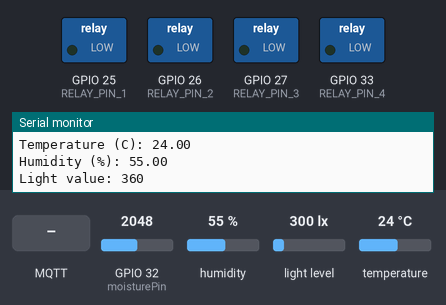
A sketch run on a simulated ESP32. Parts: switched loads named in the sketch (green lamp = pin HIGH), the last lines printed to the serial monitor. Wiring (inferred from the names in the program): BH1750 light sensor at I2C address 0x23. The inputs (shaded band) are chosen by the test bench; at power-on: GPIO 32 (moisturePin) = 2048, humidity 55 %, light level 300 lx, temperature 24 °C. WiFi joins after 1.5 s; servers stay silent unless stated; no MQTT or app messages arrive unless stated.

Above: at 3.2 s.
3.3 s: MQTT message "1" arrives on the second subscribed topic
At 5.0 s:
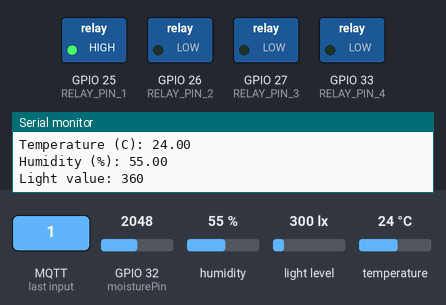
5.9 s: MQTT message "1" arrives on the third subscribed topic
At 7.4 s:
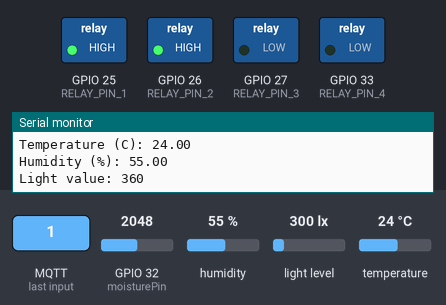
8.3 s: MQTT message "0" arrives on the second subscribed topic
At 9.7 s:
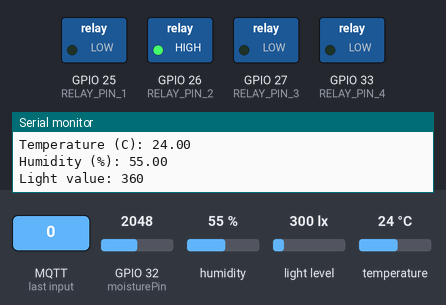
Timing chart, 0 to 11.3 s (numbered marks = the images above; inputs shaded):
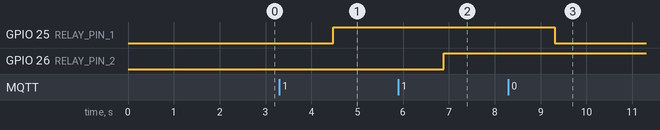

The sketch:

Smart_Terrarium_FYP.ino
```cpp
/*
  Project Title: Final Year Project 1
  Platform: ESP32
  Author: Tharindu Irushan Bandara
  Student ID: 1106202002

  Description:
  This code establishes a connection between an ESP32 board and both Node-RED and Firebase.

  References:
  - https://github.com/knolleary/pubsubclient (Pubsubclient - github)
  - https://github.com/topics/callback (Callback - github)

  Note:
  1. ESP32, nodered and firebase are used for smart terrarium. Soil moisture, DHT22 and TSL2561, Ultrasonic sensor are used as sensors. Peristaltic pump, water pump, DC fan,
     LED strip and mist maker are used as actuators. All the actuators are connected to the 8 channel relay module.
*/
//-----------------------------------------------------------------------------------------------------------------------------------------------------------------------------------
#include <DHT.h>
#include <Wire.h>
#include <WiFi.h>
#include <PubSubClient.h>

#define DHTPIN 15           // DHT22 sensor data pin (change to your pin)
#define DHTTYPE DHT22       // DHT22 sensor type
#define BH1750_ADDR 0x23    // I2C address of BH1750
#define BH1750_ONE_TIME_H_RES_MODE 0x20   // Command for one-time high-resolution mode

const int moisturePin = 32; // GPIO pin 14 connected to the moisture sensor
int ldrPin = 32;            // A0 pin on ESP32 for LDR sensor
#define RELAY_PIN_1 25      // Relay IN1 connected to pin GPIO 25 for DC fan
#define RELAY_PIN_2 26      // Relay IN2 connected to pin GPIO 26 for LED light
#define RELAY_PIN_3 27      // Relay IN3 connected to pin GPIO 27 for peristaltic pump
#define RELAY_PIN_4 33      // Relay IN4 connected to pin GPIO 33 for humidifier

int lightThreshold = 50;          // Threshold for light
float temperatureThreshold = 31.0; // Threshold for humidity
float moistureThreshold = 68.00;   // Threshold
float humidityThreshold = 90.00;   // Threshold

bool isAutoMode = false;    // Initially set to Manual Mode
bool updateRequested = false;// Flag to indicate update request

DHT dht(DHTPIN, DHTTYPE);
WiFiClient espClient;
PubSubClient client(espClient);
//BH1750 lightMeter; // Initialize BH1750 sensor

const char* ssid = "S";      // WiFi SSID
const char* password = "Silvia0946";  // WiFi password
const char* mqtt_server = "172.20.10.4"; // MQTT broker IP address
const int mqtt_port = 1883; // MQTT broker port

// MQTT Topics
const char* mqtt_topic_auto_mode = "control/auto_mode";
const char* mqtt_topic_control_fan = "control/fan";
const char* mqtt_topic_control_light = "control/light";
const char* mqtt_topic_control_pump = "control/pump";
const char* mqtt_topic_sensor_readings = "sensor/readings";
const char* mqtt_topic_control_humidifier = "control/humidifier";
const char* mqtt_topic_update = "control/update";

void callback(char* topic, byte* payload, unsigned int length) {
  // Handle MQTT messages
  String message = "";
  for (int i = 0; i < length; i++) {
    message += (char)payload[i];
  }

  if (strcmp(topic, mqtt_topic_auto_mode) == 0) {
    if (message == "1") {
      isAutoMode = true;
      Serial.println("Switched to Auto Mode");
    } else if (message == "0") {
      isAutoMode = false;
      Serial.println("Switched to Manual Mode");

      // Turn off all actuators when switching to manual mode
      digitalWrite(RELAY_PIN_1, LOW); // Fan off
      digitalWrite(RELAY_PIN_2, LOW); // Light off
      digitalWrite(RELAY_PIN_3, LOW); // Pump off
      digitalWrite(RELAY_PIN_4, LOW); // MIST off
      Serial.println("All actuators turned OFF");
    }
  } else if (!isAutoMode) {
    if (strcmp(topic, mqtt_topic_control_fan) == 0) {
      // Control fan based on MQTT message
      if (message == "1") {
        digitalWrite(RELAY_PIN_1, HIGH);
        Serial.println("Fan turned ON");
      } else if (message == "0") {
        digitalWrite(RELAY_PIN_1, LOW);
        Serial.println("Fan turned OFF");
      }
    } else if (strcmp(topic, mqtt_topic_control_light) == 0) {
      // Control light based on MQTT message
      if (message == "1") {
        digitalWrite(RELAY_PIN_2, HIGH);
        Serial.println("Light turned ON");
      } else if (message == "0") {
        digitalWrite(RELAY_PIN_2, LOW);
        Serial.println("Light turned OFF");
      }
    } else if (strcmp(topic, mqtt_topic_control_pump) == 0) {
      // Control pump based on MQTT message
      if (message == "1") {
        digitalWrite(RELAY_PIN_3, HIGH);
        Serial.println("Pump turned ON");
      } else if (message == "0") {
        digitalWrite(RELAY_PIN_3, LOW);
        Serial.println("Pump turned OFF");
      }
    } else if (strcmp(topic, mqtt_topic_update) == 0) {
      // Process update request
      if (message == "1") {
        updateRequested = true;
        Serial.println("Update Requested");
      }
    }
    else if (strcmp(topic, mqtt_topic_control_humidifier) == 0) {
      // Control humidifier based on MQTT message
      if (message == "1") {
        digitalWrite(RELAY_PIN_4, HIGH);
        Serial.println("Humidifier turned ON");
      } else if (message == "0") {
        digitalWrite(RELAY_PIN_4, LOW);
        Serial.println("Humidifier turned OFF");
      }
    }
  }
}

void setup_wifi() {
  // Connect to Wi-Fi
  WiFi.begin(ssid, password);
  while (WiFi.status() != WL_CONNECTED) {
    delay(1000);
    Serial.println("Connecting to WiFi...");
  }
  Serial.println("Connected to WiFi");
}

void reconnect() {
  // Reconnect to MQTT broker
  while (!client.connected()) {
    Serial.print("Attempting MQTT connection...");
      if (client.connect("ESP32Client")) {
    Serial.println("connected");
    client.subscribe(mqtt_topic_auto_mode);
    client.subscribe(mqtt_topic_control_fan);
    client.subscribe(mqtt_topic_control_light);
    client.subscribe(mqtt_topic_control_pump);
    client.subscribe(mqtt_topic_control_humidifier);
    client.subscribe(mqtt_topic_update);
    client.subscribe(mqtt_topic_sensor_readings);
  } else {
      Serial.print("failed, rc=");
      Serial.print(client.state());
      Serial.println(" try again in 5 seconds");
      delay(5000);
    }
  }
}

void setup() {
  //pinMode(moisturePin, INPUT);
  pinMode(ldrPin, INPUT);
  Serial.begin(9600);
  dht.begin();
  Wire.begin();

  pinMode(RELAY_PIN_1, OUTPUT);
  pinMode(RELAY_PIN_2, OUTPUT);
  pinMode(RELAY_PIN_3, OUTPUT);
  pinMode(RELAY_PIN_4, OUTPUT);
  digitalWrite(RELAY_PIN_1, LOW);
  digitalWrite(RELAY_PIN_2, LOW);
  digitalWrite(RELAY_PIN_3, LOW);
  digitalWrite(RELAY_PIN_4, LOW);

  setup_wifi();
  client.setServer(mqtt_server, mqtt_port);
  client.setCallback(callback);
}

int readLightSensor() {
  Wire.beginTransmission(BH1750_ADDR);
  Wire.write(BH1750_ONE_TIME_H_RES_MODE); // Set one-time high-resolution mode
  Wire.endTransmission();
  delay(180); // Delay according to sensor's measurement time

  Wire.requestFrom(BH1750_ADDR, 2);
  if (Wire.available() == 2) {
    int val = Wire.read() << 8 | Wire.read();
    return val;
  }
  return -1; // Return an error value if reading failed
}

void publishSensorReadings() {
  float temperature = dht.readTemperature();
  float humidity = dht.readHumidity();
  int moistureLevel = analogRead(moisturePin);

  /// Convert analog value to percentage (adjust these values based on your sensor)
  int moisturePercentage = map(moistureLevel, 4095, 0, 75, 0); // Change the upper limit to 4095 if required

  int lightSensorValue = readLightSensor(); // Read light level from BH1750 sensor

  Serial.print("Moisture Level (%): ");
  Serial.println(moisturePercentage);
  Serial.print("Temperature (C): ");
  Serial.println(temperature);
  Serial.print("Humidity (%): ");
  Serial.println(humidity);
  Serial.print("Light value: ");
  Serial.println(lightSensorValue);

  if (updateRequested || isAutoMode) {
    if (isAutoMode) {
      // Control actions based on thresholds when in Auto Mode
      if (moisturePercentage > moistureThreshold) {
        digitalWrite(RELAY_PIN_3, HIGH);  // Turn on pump if moisture exceeds threshold
        Serial.println("Pump turned ON");
      } else {
        digitalWrite(RELAY_PIN_3, LOW);
        Serial.println("Pump turned OFF");
      }

      if (lightSensorValue < lightThreshold) {
        digitalWrite(RELAY_PIN_2, HIGH);  // Turn on LED if light is below threshold
        Serial.println("LED turned ON");
      } else {
        digitalWrite(RELAY_PIN_2, LOW);
        Serial.println("LED turned OFF");
      }

      if (temperature > temperatureThreshold) {
        digitalWrite(RELAY_PIN_1, HIGH);  // Turn on fan if temperature exceeds threshold
        Serial.println("Fan turned ON");
      } else {
        digitalWrite(RELAY_PIN_1, LOW);
        Serial.println("Fan turned OFF");
      }
      if (humidity > humidityThreshold) {
        digitalWrite(RELAY_PIN_4, HIGH); // Turn on humidifier if humidity exceeds threshold
        Serial.println("Humidifier turned ON");
      } else {
        digitalWrite(RELAY_PIN_4, LOW);
        Serial.println("Humidifier turned OFF");
      }
    }

    String sensorData = "{\"moisture\": " + String(moisturePercentage) +
                        ", \"temperature\": " + String(temperature) +
                        ", \"humidity\": " + String(humidity) +
                        ", \"light\": " + String(lightSensorValue) +
                        "}";
    client.publish(mqtt_topic_sensor_readings, sensorData.c_str());

    if (!updateRequested) {
      updateRequested = false;
    }
  }
}

void loop() {
  if (!client.connected()) {
    reconnect();
  }
  client.loop();

  publishSensorReadings();

  delay(1000);
}
```

Measured:
- after the input at 3.3 s, GPIO 25 (RELAY_PIN_1): LOW → HIGH after 1.2 s
- after the input at 5.9 s, GPIO 26 (RELAY_PIN_2): LOW → HIGH after 0.99 s
- after the input at 8.3 s, GPIO 25 (RELAY_PIN_1): HIGH → LOW after 1.0 s
